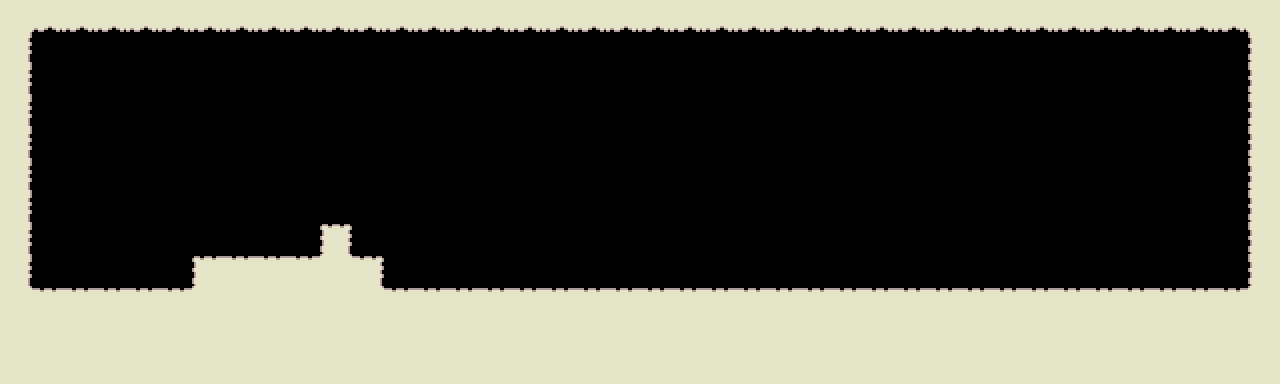

This is a level from a 2D game, rendered from its Tiled map with the project's own tilesets. A one-line summary and the map file follow, with tile-layer data summarised:
An orthogonal 40x12 tile map with 32x32 px tiles, 1 tile layer (Camada de Tiles 1) and 10 objects (Clock2, Clock1, Spawn1).

<map version="1.0" orientation="orthogonal" width="40" height="12" tilewidth="32" tileheight="32">
 <tileset firstgid="1" name="pickleTile" tilewidth="32" tileheight="32">
  <image source="pickleTile.png" width="512" height="32" />
 </tileset>
 <objectgroup name="collision" width="40" height="12">
  <object x="0" y="288" width="1280" height="96" />
  <object x="0" y="0" width="32" height="288" />
  <object x="1248" y="0" width="32" height="288" />
  <object x="32" y="0" width="1216" height="32" />
  <object x="190" y="258" width="192" height="32" />
  <object x="320" y="224" width="32" height="32" />
 </objectgroup>
 <objectgroup name="Player start" width="40" height="12">
  <object x="51" y="240">
   <ellipse />
  </object>
 </objectgroup>
 <layer name="Camada de Tiles 1" width="40" height="12">
  <data>[480 cells, 183 non-empty, 8 distinct tile ids]</data>
 </layer>
 <objectgroup name="Objects" width="40" height="12">
  <object name="Clock2" x="1136" y="272">
   <properties>
    <property name="type" value="clock" />
   </properties>
  </object>
  <object name="Clock1" x="336" y="208">
   <properties>
    <property name="type" value="clock" />
   </properties>
  </object>
  <object name="Spawn1" x="656" y="208">
   <properties>
    <property name="enemy" value="cup" />
    <property name="interval" value="2" />
    <property name="maximum" value="12" />
    <property name="onlyClose" value="false" />
    <property name="type" value="spawn" />
   </properties>
  </object>
 </objectgroup>
</map>
